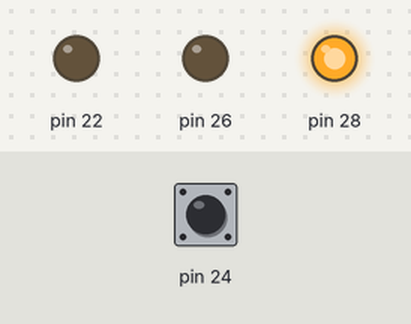
Recording of a sketch running on a simulated Arduino Mega 2560, built with avr-gcc and run on an emulated ATmega2560. Shown: output pins drawn as LEDs (lit = HIGH). Dashed ring = blinking. Inputs (shaded band) come from the test bench; at power-on: pin 24 HIGH.

Above: at 1.2 s.
1.3 s: pin 24 pulled LOW for 1 s
At 4.0 s:
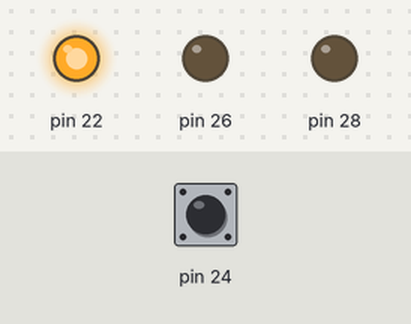
7.0 s: pin 24 pulled LOW for 0.15 s
At 8.1 s:
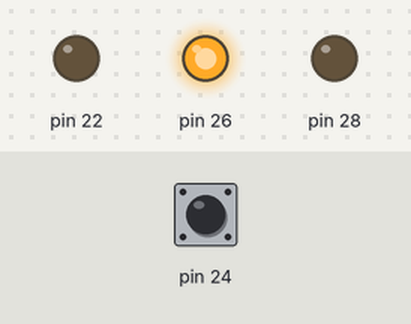
10.3 s: pin 24 pulled LOW for 3.2 s
At 10.76 s:
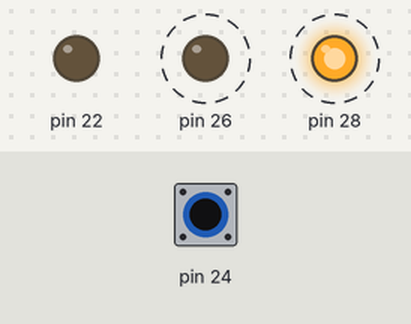
Timing chart, 0 to 15.3 s (numbered marks = the images above; inputs shaded):
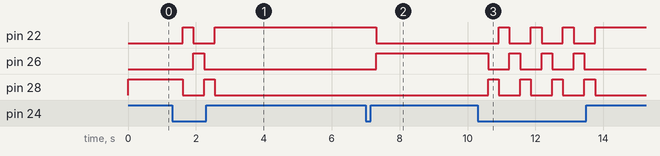

Measured:
- after the input at 1.3 s, pin 22: LOW → HIGH after 0.31 s, → LOW 0.32 s later, → HIGH 0.63 s later; pin 26: LOW → HIGH after 0.63 s, → LOW 0.32 s later; pin 28: HIGH → LOW after 0.31 s, → HIGH 0.63 s later, → LOW 0.32 s later
- after the input at 7.0 s, pin 22: HIGH → LOW after 0.30 s; pin 26: LOW → HIGH after 0.30 s
- after the input at 10.3 s, pin 22: alternates HIGH for 0.32 s and LOW for 0.63 s, 7 changes in all, then stays HIGH, starting after 0.62 s; pin 26: alternates HIGH for 0.32 s and LOW for 0.63 s, 7 changes in all, then stays LOW, starting after 0.30 s

The sketch:

codeCesar.ino
```cpp
char chaine = "";
int buffer;
int boutton;
int etat;
int shift = 3;
char chaineCrypte = "";
char chaineDecrypte = "";
void setup() {
  Serial.begin(9600);
  // put your setup code here, to run once:
  //Rouge
  pinMode(22, OUTPUT);
// Vert
pinMode(26,OUTPUT);
//Jaune
pinMode(28, OUTPUT);
//boutton poussoir
pinMode(24,INPUT_PULLUP);

}

void loop() {
  // put your main code here, to run repeatedly:

  boutton = digitalRead(24);
  if(boutton == 0) // boutton poussoir par defaut il est actif à 1
  {
    delay(300);
    if(etat== 0)
    {
      etat=1;
      //Serial.println("Etat1");
    }
  else if(etat == 1)
    {
      etat= 2;
      //Serial.println("Etat2");

    }
else if(etat == 2)
    {
      etat= 0;
      //Serial.println("Etat0");
    }

  }

//lire les informations dans le buffer
buffer = Serial.available();
//Ecrire dans une chaine.
chaine = Serial.read();
//Chaine crypte
chaineCrypte = ((chaine + shift - 33) % 94 + 33);
//chaine Decrypte
chaineDecrypte = ((chaine - shift - 33 + 94) % 94 + 33);

if(etat == 0)
{
  //Etat1 jaune uniquement
  digitalWrite(22, LOW);
  digitalWrite(26, LOW);
  digitalWrite(28, HIGH);
  delay(15);
  if(buffer != 00)
  {
    Serial.print(chaine);
  }
}
else if(etat == 1)
{
  //Etat2 rouge uniquement
  digitalWrite(22, HIGH);
  digitalWrite(26, LOW);
  digitalWrite(28, LOW);
  delay(15);
  if(buffer != 0)
  {
    Serial.print(chaineCrypte);
  }

}

else if(etat == 2)
{
  //Etat3 vert uniquement
  digitalWrite(22, LOW);
  digitalWrite(26, HIGH);
  digitalWrite(28, LOW);
  delay(15);
  if(buffer != 0)
  {
    Serial.print(chaineDecrypte);
  }
}
else
{
  digitalWrite(22, LOW);
  digitalWrite(26, LOW);
  digitalWrite(28, LOW);
}

if(chaine == 10)
{
  Serial.println(chaine);
}


}
```
